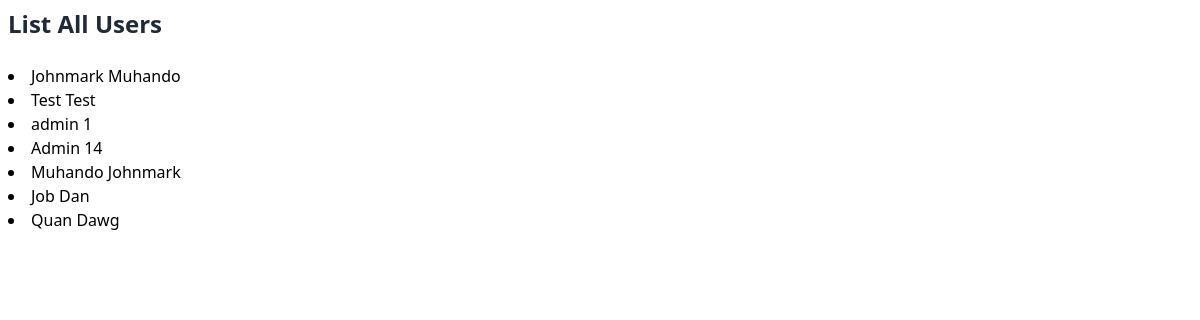
/users/list-users/, run on the app's committed database.
### users/models.py (models this page shows)
class CustomUser(AbstractUser):
    email = models.EmailField(unique=True)
    bio = models.TextField(blank=True)
    USERNAME_FIELD = "email"
    REQUIRED_FIELDS = []
    class Meta:
      ordering = ['id']
    def __str__(self):
        return f"{ self.first_name } { self.last_name }"

### users/views.py (the view)
# urls.py: path("list-users/", views.list_users, name="list-users"),
def list_users(request):
    users = User.objects.all()
    return render(request, "registration/list_users.html", { "users": users })

### users/templates/registration/list_users.html (shortened to what this page needs)
{% extends "../base.html" %}
{% block header %}List All Users{% endblock %}
{% block content %}
{% for user in users %}
<li class="">
{{ user }}
</li>
{% endfor %}
{% endblock %}

### tasks/templates/base.html (shortened to what this page needs)
{% load static tailwind_filters %}
<html lang="en">
<head>
    <link rel="stylesheet" href="{% static 'css/dist/styles.css' %}">
    <link href="https://cdn.jsdelivr.net/npm/tailwindcss@2.2.19/dist/tailwind.min.css" rel="stylesheet">
  </head>
<body class="p-2 relative">
  <h2 class="text-2xl font-bold mb-6 text-gray-800">{% block header %}{% endblock %}</h2>
  {% block content %}{% endblock %}
</body>
</html>

### data on the page
CustomUser: first_name+last_name "Johnmark Muhando"
CustomUser: first_name+last_name "Test Test"
CustomUser: first_name+last_name "admin 1"
CustomUser: first_name+last_name "Admin 14"
CustomUser: first_name+last_name "Muhando Johnmark"
CustomUser: first_name+last_name "Job Dan"
CustomUser: first_name+last_name "Quan Dawg"
